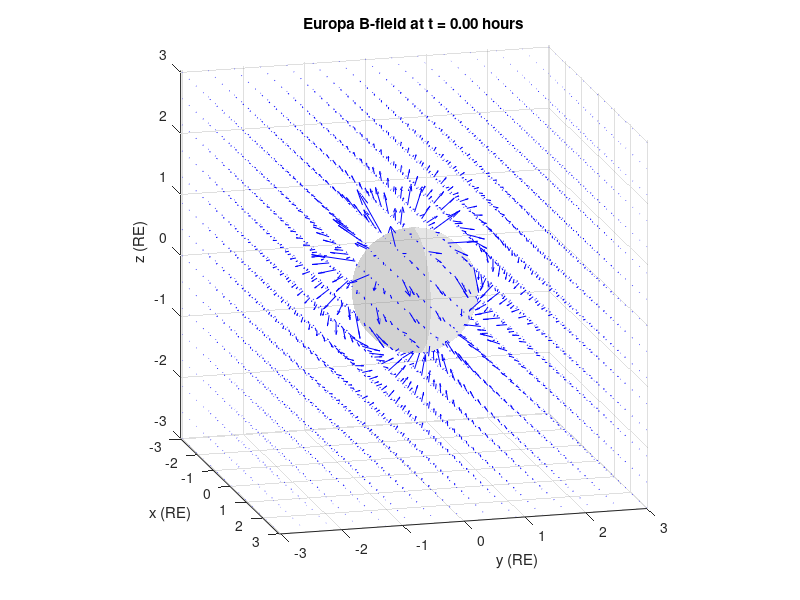

This figure's MATLAB source: (Note: this script raises an error after producing the figure.)
% constants
q = 1.602e-19;              
m = 1.67262192e-27;         

omega = 2*pi/(11.23*3600);  

numsteps = 10000;               
period = 2 * pi / omega;        
time = linspace(0, period, numsteps);

B0_vec = [75e-9; 200e-9; 0];  
B_prim = real(B0_vec .* exp(1i * omega * time));
B_prim(3,:) = -350e-9;

A = 1;
phi = 0;

mu0 = 4*pi*1e-7;  
R_E = 1560e3;     

M0 = -(4*pi/mu0) * A * exp(1i*phi) * B_prim .* (R_E^3)/2;
M_real = real(M0);

r_hat = @(r) r / norm(r);
B_sec = @(r, M) (mu0/(4*pi)) * (3*dot(r_hat(r), M)*r_hat(r) - M) / norm(r)^3;

[x, y, z] = meshgrid(linspace(-3, 3, 15));  % reduced grid for clarity
Bx = zeros(size(x));
By = zeros(size(y));
Bz = zeros(size(z));

[xe, ye, ze] = sphere(30);

filename = 'Europa_Field_3D.gif';

for t_idx = 1:100:numsteps   % e.g., take every 100th step for speed

    % B_prim and M_real at this time
    Bprim_now = B_prim(:, t_idx);
    M = M_real(:, t_idx);

    for i = 1:numel(x)
        r_vec = [x(i); y(i); z(i)];  % position in R_E units
        r_norm = norm(r_vec);
    
        if r_norm < 1  % inside the sphere
            Btotal = [NaN; NaN; NaN];  % mark as NaN so quiver3 skips it
        else
            Bsec = B_sec(r_vec, M);
            Btotal = Bprim_now + Bsec;
        end
    
        Bx(i) = Btotal(1);
        By(i) = Btotal(2);
        Bz(i) = Btotal(3);
    end

    surf(xe, ye, ze, 'FaceAlpha', 0.2, 'EdgeColor', 'none', 'FaceColor', [0.5 0.5 0.5]);
    hold on
    
    quiver3(x, y, z, Bx, By, Bz, 2, 'b');
    axis equal;
    xlabel('x (RE)');
    ylabel('y (RE)');
    zlabel('z (RE)');
    title(sprintf('Europa B-field at t = %.2f hours', time(t_idx)/3600));
    grid on;
    view(75, 15);
    hold off
    drawnow;

    % capture frame and write to gif
    frame = getframe(gcf);
    im = frame2im(frame);
    [imind, cm] = rgb2ind(im, 256);

    if t_idx == 1
        imwrite(imind, cm, filename, 'gif', 'Loopcount', inf, 'DelayTime', 0.1);
    else
        imwrite(imind, cm, filename, 'gif', 'WriteMode', 'append', 'DelayTime', 0.1);
    end

end
